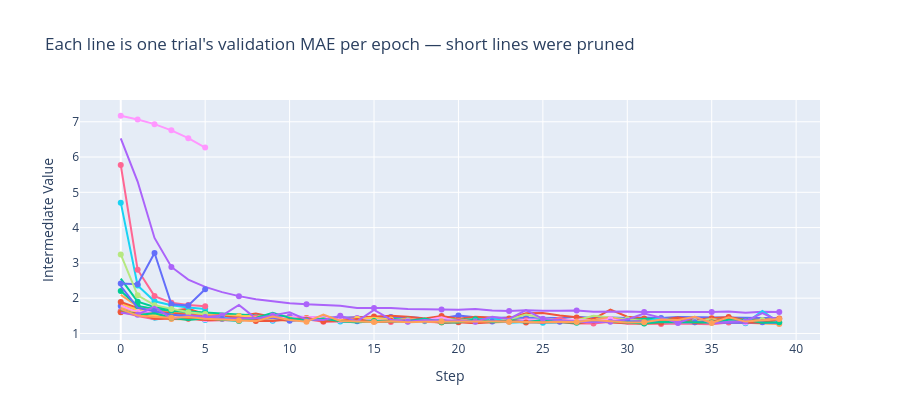

The notebook cell this image was saved under:
### Markdown cell above
Two numbers to read together, because either one alone is misleading:

- **epochs trained** is what the pruner actually did — the training that never happened.
- **best val MAE** is what it cost. Pruning is a bet that a trial behind at epoch 5 will still
  be behind at epoch 40. That bet is usually right and occasionally wrong — and the run above
  is one of the times it was wrong: the pruner killed a trial that would have come back, and
  the best score is slightly worse for it. That is the price, and it is normally worth paying.

`MedianPruner(n_startup_trials=5, n_warmup_steps=5)` is what keeps the bet sane: no pruning at
all until 5 trials have finished (there is no median to compare against yet), and no pruning
inside the first 5 epochs of any trial (everything looks bad at epoch 1).

### Code cell
from optuna.visualization import plot_intermediate_values

plot_intermediate_values(mlp["MedianPruner"]["study"]).update_layout(
    title="Each line is one trial's validation MAE per epoch — short lines were pruned",
    height=420,
).show()
